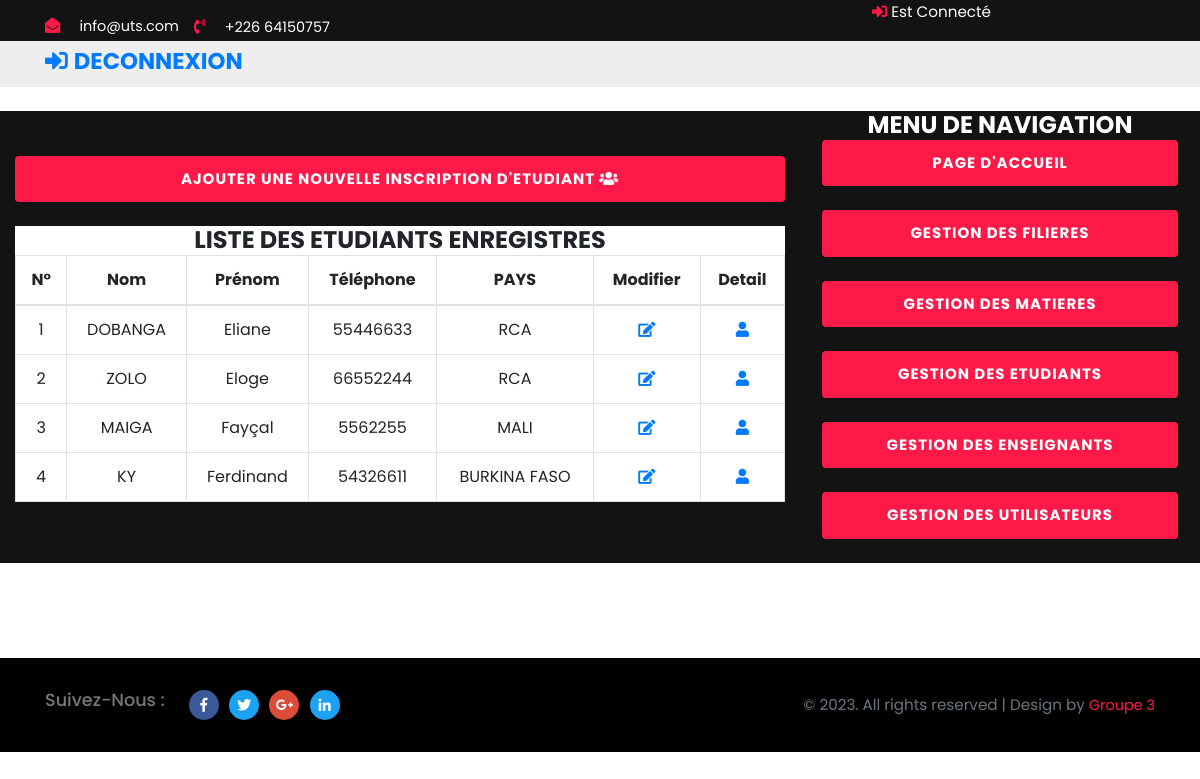
The page /view/etudiant/liste.php on the database its author committed.
### tables this page shows
CREATE TABLE `etudiant` (
  `IdEtudiant` int(11) NOT NULL,
  `IdFiliere` int(11) DEFAULT NULL,
  `NomEtudiant` varchar(254) DEFAULT NULL,
  `PrenomEtudiant` varchar(254) DEFAULT NULL,
  `TelEtudiant` int(11) DEFAULT NULL,
  `PaysEtudiant` varchar(254) NOT NULL,
  `PhotoEtudiant` varchar(254) DEFAULT NULL
);

### class/EtudiantManager.class.php (called while the page is built, shortened)
<?php
class EtudiantManager
{
  private $_db;
   public function __construct($db)
   {
       $this->_db=$db;
   }
   public function liste()
   {
     $etud=[];
     $sql=$this->_db->query("SELECT * FROM etudiant");
     $rows=$sql->fetchAll();
     foreach ($rows as $row){
     $etud[]=new Etudiant($row);
     }
     return $etud;
   }
}

### class/Etudiant.class.php (called while the page is built, shortened)
<?php
class Etudiant
{
  public function __get($propriete)
  {
       if(property_exists($this,$propriete)){
       return $this->$propriete;
    }
  }
}

### view/etudiant/liste.php (the view, shortened to what this page needs)
<?php
$bd = bd();
$etudManag = new EtudiantManager($bd);
$list = $etudManag->liste();
?>
<!DOCTYPE HTML>
<html lang="zxx">
  <?php
    include('../../include/head.php');
  ?>
<body>
      <?php
        include('../../include/header.php');
      ?>
    <div class="row justify-content-center align-items-center no-gutters banner-agile">
        <div class="col-lg-8">
            <div id="carouselExampleIndicators" class="carousel slide" data-ride="carousel">
            <div class="container">
                    <div style="text-align: right;">
                        <a href="../etudiant/new.php"><button class="btn btn-agile btn-block w-100"><strong>Ajouter une Nouvelle Inscription d'Etudiant <span class="fas fa-users"></strong> </button></a>
                    </div></br>
                    <div style="text-align: center;">
                        <h4 style="background-color: white;"><strong >LISTE DES ETUDIANTS ENREGISTRES</strong></h4>
                    </div>
                    <table style="background-color: white;" class="table table-bordered">
                        <thead>
                            <tr class='text-center'>
                                <th>N°</th>
                                <th>Nom </th>
                                <th>Prénom</th>
                                <th>Téléphone</th>
                                <th>PAYS</th>
                                <th>Modifier</th>
                                <th>Detail</th>
                            </tr>
                        </thead>
                        <tbody id="tbody">
                            <tr>
                                <?php
                                foreach ($list as $key => $value) {
                                ?>
                            <tr style="text-align: center;">
                                <td><?= $key + 1 ?></td>
                                <td><?= $value->NomEtudiant ?></td>
                                <td><?= $value->PrenomEtudiant ?></td>
                                <td><?= $value->TelEtudiant ?></td>
                                <td><?= $value->PaysEtudiant ?></td>
                                <td><a href="edit.php?IdEtudiant=<?= $value->IdEtudiant ?>" type="button"> <i class="fa fa-edit log"></i> </a></td>
                                <td><a href="detail.php?IdEtudiant=<?= $value->IdEtudiant ?>" type="button"> <i class="fa fa-user log"></i> </a></td>
                            </tr>
                        <?php
                                }
                        ?>
                    </table>
                </div>
            </div>
        </div>
        <div class="col-lg-4">
            <div class="wthree-form">
                <h4 style="text-align: center;">
                    <strong>
                        MENU DE NAVIGATION
                    </strong>
                </h4>
                <?php
                    include('../../include/menu.php');
                ?>
            </div>
        </div>
    </div>
      <?php
        include('../../include/footer.php');
      ?>
</body>
</html>

### css/style.css (style rules this page uses)
html, body { font-family: 'Poppins', sans-serif; font-size: 100%; overflow-x: hidden; background: #fff; }
body a, .btn-agile { transition: 0.5s all; -webkit-transition: 0.5s all; -moz-transition: 0.5s all; -o-transition: 0.5s all; -ms-transition: 0.5s all; text-decoration: none; }
h1, h2, h3, h4, h5, h6 { margin: 0; font-family: 'Poppins', sans-serif; }
a { font-size: 0.95em; }
.btn-agile { font-size: 15px; letter-spacing: 1px; color: #fff; background: #ff1949; -webkit-box-flex: 1; -webkit-flex: 1 1 auto; -ms-flex: 1 1 auto; flex: 1 1 auto; padding: 12px 0; border: none; text-align: center; text-transform: uppercase; position: relative; overflow: hidden; transition: 0.5s all; -webkit-transition: 0.5s all; -moz-transition: 0.5s all; -o-transition: 0.5s all; -ms-transition: 0.5s all; }
.btn-agile:after { position: absolute; -webkit-transition: .3s; transition: .3s; content: ''; width: 0; left: 50%; bottom: 0; height: 3px; background: #ff1948; }
.register-form, .banner-agile { background: #131313; }
.wthree-form { padding: 0em 3em; }
.wthree-form h4 { color: #fff; text-transform: capitalize; font-size: 1.5em; }
@media screen and (max-width: 1366px) { .wthree-form { padding: 0em 1.4em; } }

### rows shown on the page
etudiant: NomEtudiant "DOBANGA", PrenomEtudiant "Eliane", TelEtudiant "55446633", PaysEtudiant "RCA"
etudiant: NomEtudiant "ZOLO", PrenomEtudiant "Eloge", TelEtudiant "66552244", PaysEtudiant "RCA"
etudiant: NomEtudiant "MAIGA", PrenomEtudiant "Fayçal", TelEtudiant "5562255", PaysEtudiant "MALI"
etudiant: NomEtudiant "KY", PrenomEtudiant "Ferdinand", TelEtudiant "54326611", PaysEtudiant "BURKINA FASO"
